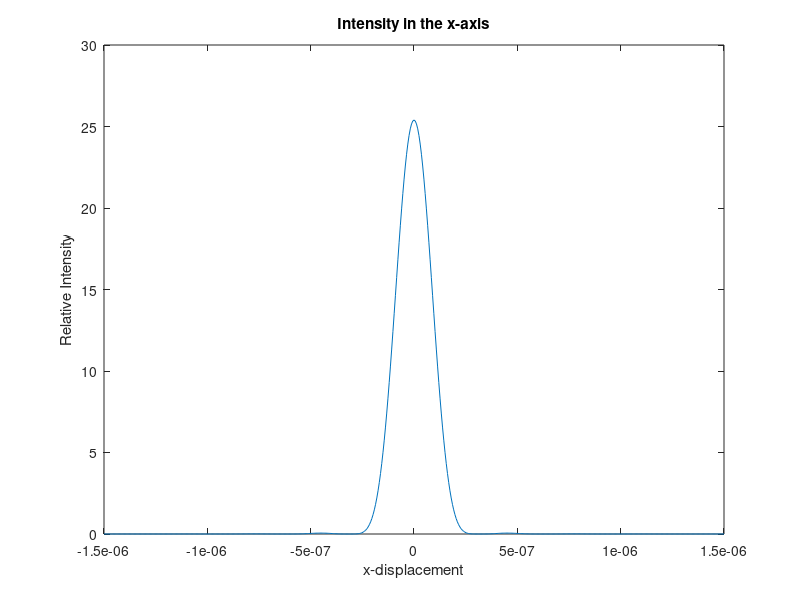
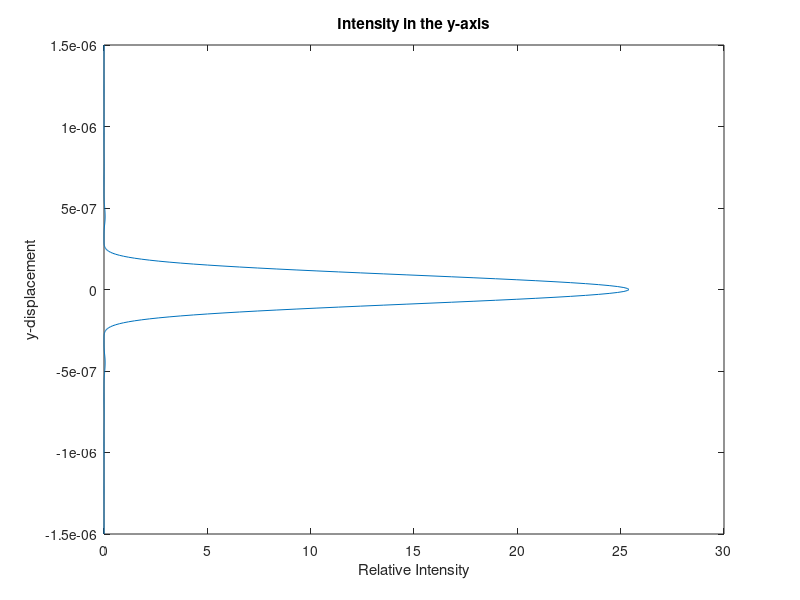
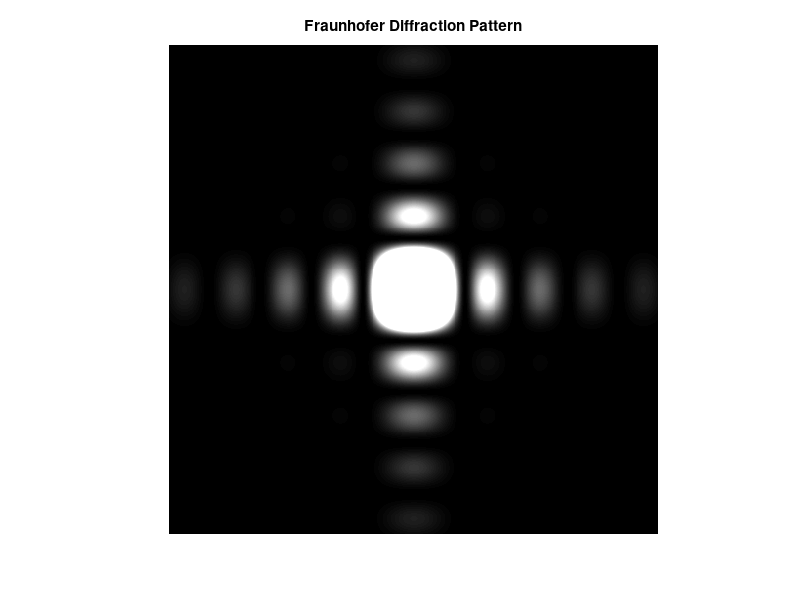

MATLAB code for these plots, in order:
%{
---------------------------------------------------------------------------
Program to find the Fraunhofer Diffraction Pattern for a range of x and
y values for a given width and length of a rectangular/square aperture. 
---------------------------------------------------------------------------
Written by Aasim Patel
27 July 2017
---------------------------------------------------------------------------
%}

% Define values------------------------------------------------------------
lambda = 630e-9;    % Wavelength
z = 100;    % Distance
Wx = 1e-2;  % Aperture Width x-axis
Wy = 1e-2;  % Aperture Length y-axis
A = 4*Wx*Wy; % Aperture Area

x = linspace(-15e-7, 15e-7, 501);
y = linspace(-15e-7, 15e-7, 501);

%Find the Relative Intensities---------------------------------------------
intensity = (A^2/lambda*z) * sinc(2*Wx*x/lambda*z).^2 ...
            .* sinc(2*Wy*y/lambda*z).^2;

%Plot----------------------------------------------------------------------
figure(1);
plot(x, intensity)
title('Intensity in the x-axis');
xlabel('x-displacement');
ylabel('Relative Intensity');

figure(2);
plot(intensity, y)
title('Intensity in the y-axis');
xlabel('Relative Intensity');
ylabel('y-displacement');

%Create an array of intensity values---------------------------------------
intensity = zeros(length(x), length(y));

for i = 1 : 1: length(x)
    for j = 1: 1: length(y)
        intensity(i,j) = (A^2/lambda*z) * sinc(2*Wx*x(i)/lambda*z).^2 ...
        .* sinc(2*Wy*y(j)/lambda*z).^2;
    end
end

%Image---------------------------------------------------------------------
figure(3);
imshow(intensity)
title('Fraunhofer Diffraction Pattern');

%End-----------------------------------------------------------------------